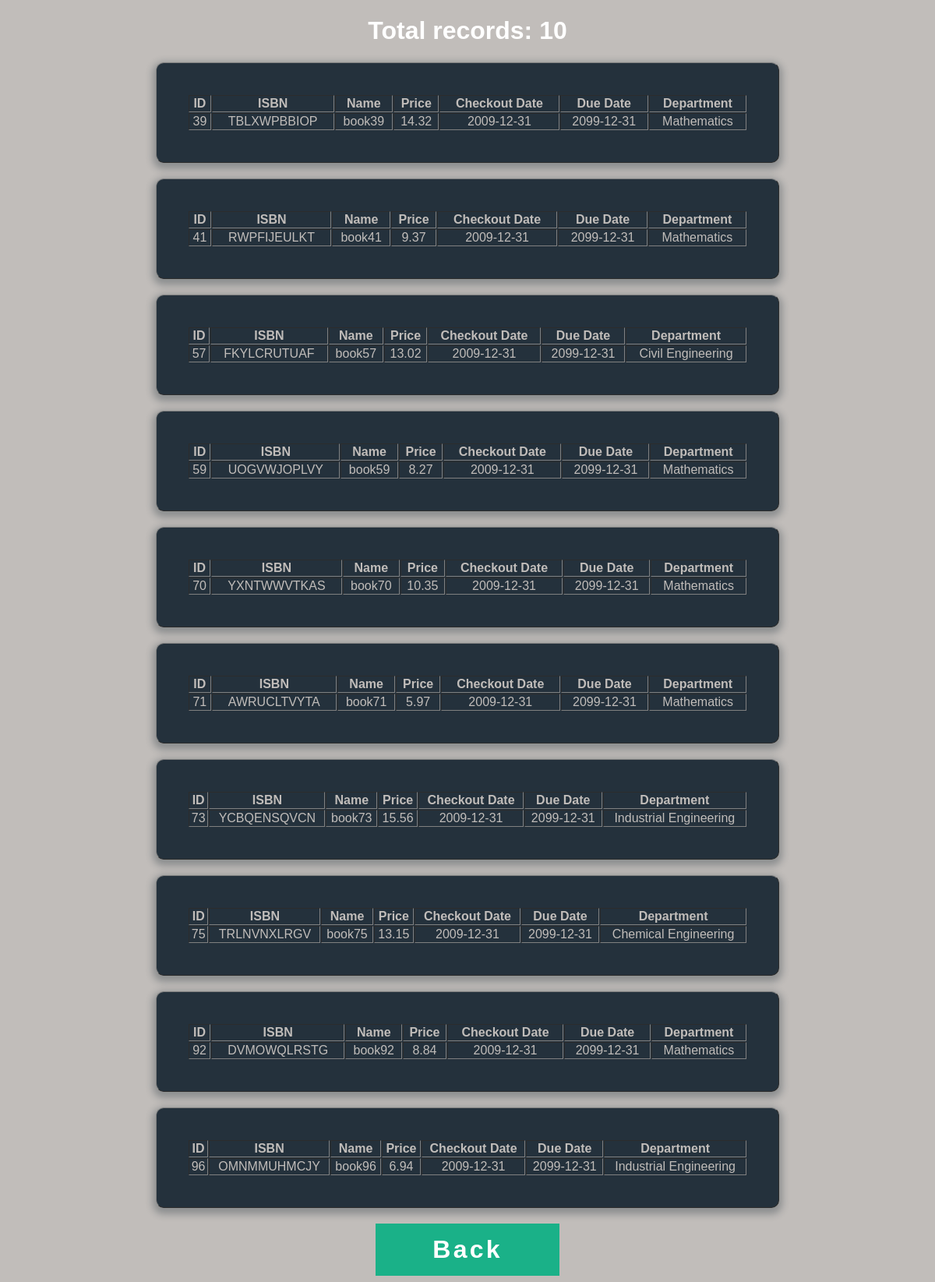
/booktrackingsystem/bookforparent.php, run on the app's committed database.
### tables this page shows
CREATE TABLE `book` (
  `book_id` int(11) NOT NULL,
  `ISBN` varchar(80) NOT NULL,
  `book_name` varchar(45) NOT NULL,
  `price` double NOT NULL,
  `due_date` date NOT NULL DEFAULT '2099-12-31',
  `dept_id` int(11) NOT NULL,
  `checkout_date` date NOT NULL DEFAULT '2099-12-31'
);

CREATE TABLE `dept` (
  `dept_id` int(11) NOT NULL,
  `dept_name` varchar(40) NOT NULL
);

### booktrackingsystem/bookforparent.php (the view, shortened to what this page needs)
<?php
require 'booktrackingdb.php'
?>
<?php
$sql = "SELECT * FROM book WHERE book_id > 0 AND book_id < 100 AND due_date = '2099-12-31' ORDER BY book_id";
$records = $mysqli->query($sql) or die($mysqli->error);
$counter = $records->num_rows;
?>
<!DOCTYPE html>
<html>
<head>
	<link rel="stylesheet" type="text/css" href="css/displaybookstyle.css">
	<h1><?php echo 'Total records: '.$counter ?></h1>
</head>
<body>
	<div>
		<?php
			while($book = $records->fetch_assoc()){
				$dept_result = $mysqli->query("SELECT * FROM dept WHERE dept_id = ".$book['dept_id']);
				$dept_name = $dept_result->fetch_assoc()['dept_name'];
				echo "<table class=form width=100% border=1 cellpadding=1 cellspacing=1>";
				echo "<tr>";
				echo "<th>ID</th>";
				echo "<th>ISBN</th>";
				echo "<th>Name</th>";
				echo "<th>Price</th>";
				echo "<th>Checkout Date</th>";
				echo "<th>Due Date</th>";
				echo "<th>Department</th>";
				echo "</tr>";
				echo "<tr class=field-wrap>";
				echo "<td>".$book['book_id']."</td>";
				echo "<td>".$book['ISBN']."</td>";
				echo "<td>".$book['book_name']."</td>";
				echo "<td>".$book['price']."</td>";
				echo "<td>".$book['checkout_date']."</td>";
				echo "<td>".$book['due_date']."</td>";
				echo "<td>".$dept_name."</td>";
				echo "</tr>";
				echo "</table>";
			}
		?>
		<form id="back" action="profile.php" method="post">
		<button type="submit" onclick="profile.submit()" class="button button-block " name="back">Back</button>
		</form>
	</div>
</body>
</html>

### booktrackingsystem/css/displaybookstyle.css (style rules this page uses)
body { background: url(bgimage.jpg), #c1bdba; font-family: 'Titillium Web', sans-serif; }
.form { background: rgba(19, 35, 47, 0.9); padding: 40px; max-width: 800px; margin: 20px auto; border-radius: 10px; box-shadow: 0 4px 10px 4px rgba(19, 35, 47, 0.3); }
table { color: #c1bdba; text-align: center; }
.field-wrap { position: relative; margin-bottom: 40px; }
.button { border: 0; outline: none; border-radius: 0; padding: 15px 0; font-size: 2rem; font-weight: 600; letter-spacing: .1em; background: #1ab188; color: #ffffff; -webkit-transition: all 0.5s ease; transition: all 0.5s ease; -webkit-appearance: none; }
.button-block { display: block; width: 20%; margin-left: 40%; }

### booktrackingsystem/bookforparent.php (style rules this page uses)
h1 { color:white;text-align: center; }

### data on the page
book: book_id "39", ISBN "TBLXWPBBIOP", book_name "book39", price "14.32", checkout_date "2009-12-31", due_date "2099-12-31", dept.dept_name "Mathematics"
book: book_id "41", ISBN "RWPFIJEULKT", book_name "book41", price "9.37", checkout_date "2009-12-31", due_date "2099-12-31", dept.dept_name "Mathematics"
book: book_id "57", ISBN "FKYLCRUTUAF", book_name "book57", price "13.02", checkout_date "2009-12-31", due_date "2099-12-31", dept.dept_name "Civil Engineering"
book: book_id "59", ISBN "UOGVWJOPLVY", book_name "book59", price "8.27", checkout_date "2009-12-31", due_date "2099-12-31", dept.dept_name "Mathematics"
book: book_id "70", ISBN "YXNTWWVTKAS", book_name "book70", price "10.35", checkout_date "2009-12-31", due_date "2099-12-31", dept.dept_name "Mathematics"
book: book_id "71", ISBN "AWRUCLTVYTA", book_name "book71", price "5.97", checkout_date "2009-12-31", due_date "2099-12-31", dept.dept_name "Mathematics"
book: book_id "73", ISBN "YCBQENSQVCN", book_name "book73", price "15.56", checkout_date "2009-12-31", due_date "2099-12-31", dept.dept_name "Industrial Engineering"
book: book_id "75", ISBN "TRLNVNXLRGV", book_name "book75", price "13.15", checkout_date "2009-12-31", due_date "2099-12-31", dept.dept_name "Chemical Engineering"
book: book_id "92", ISBN "DVMOWQLRSTG", book_name "book92", price "8.84", checkout_date "2009-12-31", due_date "2099-12-31", dept.dept_name "Mathematics"
book: book_id "96", ISBN "OMNMMUHMCJY", book_name "book96", price "6.94", checkout_date "2009-12-31", due_date "2099-12-31", dept.dept_name "Industrial Engineering"

### other printed values
$counter "10"
